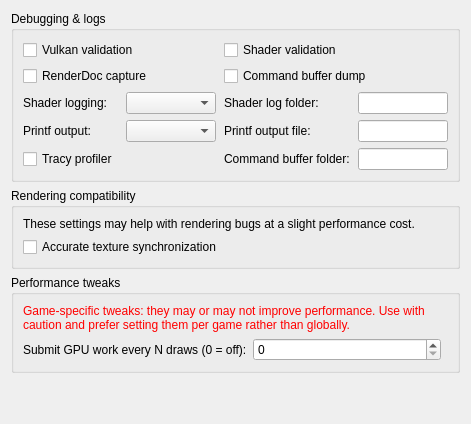
     <widget class="QWidget" name="debug_tab">
      <attribute name="title"><string>Debug</string></attribute>
      <layout class="QVBoxLayout" name="debugTabLayout">
       <item>
        <widget class="QGroupBox" name="debug_group">
         <property name="title">
          <string>Debugging &amp;&amp; logs</string>
         </property>
         <layout class="QGridLayout" name="debugLayout" columnstretch="0,1,0,1">
          <property name="horizontalSpacing"><number>8</number></property>
          <property name="verticalSpacing"><number>6</number></property>
          <item row="0" column="0" colspan="2">
           <widget class="QCheckBox" name="checkBox_vulkan_validation">
            <property name="toolTip"><string>Enable Vulkan validation layers</string></property>
            <property name="text"><string>Vulkan validation</string></property>
           </widget>
          </item>
          <item row="0" column="2" colspan="2">
           <widget class="QCheckBox" name="checkBox_shader_validation">
            <property name="toolTip"><string>Validate SPIR-V binary</string></property>
            <property name="text"><string>Shader validation</string></property>
           </widget>
          </item>
          <item row="1" column="0" colspan="2">
           <widget class="QCheckBox" name="checkBox_renderdoc_capture">
            <property name="toolTip"><string>Enable RenderDoc capture</string></property>
            <property name="text"><string>RenderDoc capture</string></property>
           </widget>
          </item>
          <item row="1" column="2" colspan="2">
           <widget class="QCheckBox" name="checkBox_cmd_dump">
            <property name="toolTip"><string>Dump command buffers</string></property>
            <property name="text"><string>Command buffer dump</string></property>
           </widget>
          </item>
          <item row="2" column="0">
           <widget class="QLabel" name="label_shader_log_direction">
            <property name="text"><string>Shader logging:</string></property>
           </widget>
          </item>
          <item row="2" column="1">
           <widget class="QComboBox" name="comboBox_shader_log_direction">
            <property name="toolTip"><string>Dump shaders to file or console window. If enabled may decrease emulator performance</string></property>
           </widget>
          </item>
          <item row="2" column="2">
           <widget class="QLabel" name="label_shader_log_folder">
            <property name="text"><string>Shader log folder:</string></property>
           </widget>
          </item>
          <item row="2" column="3">
           <widget class="MandatoryLineEdit" name="lineEdit_shader_log_folder">
            <property name="toolTip"><string>Specify directory to dump shaders</string></property>
            <property name="clearButtonEnabled"><bool>true</bool></property>
           </widget>
          </item>
          <item row="3" column="0">
           <widget class="QLabel" name="label_printf_direction">
            <property name="text"><string>Printf output:</string></property>
           </widget>
          </item>
          <item row="3" column="1">
           <widget class="QComboBox" name="comboBox_printf_direction">
            <property name="toolTip"><string>Print logs to file or console window. If enabled may decrease emulator performance</string></property>
           </widget>
          </item>
          <item row="3" column="2">
           <widget class="QLabel" name="label_printf_file">
            <property name="text"><string>Printf output file:</string></property>
           </widget>
          </item>
          <item row="3" column="3">
           <widget class="MandatoryLineEdit" name="lineEdit_printf_file">
            <property name="toolTip"><string>Specify file to dump logs</string></property>
            <property name="clearButtonEnabled"><bool>true</bool></property>
           </widget>
          </item>
          <item row="4" column="0">
           <widget class="QCheckBox" name="checkBox_profiler">
            <property name="toolTip"><string>Enable the Tracy profiler. Profiling may decrease emulator performance</string></property>
            <property name="text"><string>Tracy profiler</string></property>
           </widget>
          </item>
          <item row="4" column="2">
           <widget class="QLabel" name="label_cmd_dump_folder">
            <property name="text"><string>Command buffer folder:</string></property>
           </widget>
          </item>
          <item row="4" column="3">
           <widget class="MandatoryLineEdit" name="lineEdit_cmd_dump_folder">
            <property name="toolTip"><string>Specify directory to dump command buffers</string></property>
            <property name="clearButtonEnabled"><bool>true</bool></property>
           </widget>
          </item>
         </layout>
        </widget>
       </item>
       <item>
        <widget class="QGroupBox" name="rendering_compatibility_group">
         <property name="title"><string>Rendering compatibility</string></property>
         <layout class="QVBoxLayout" name="renderingCompatibilityLayout">
          <item>
           <widget class="QLabel" name="label_rendering_compatibility">
            <property name="text"><string>These settings may help with rendering bugs at a slight performance cost.</string></property>
            <property name="wordWrap"><bool>true</bool></property>
           </widget>
          </item>
          <item>
           <widget class="QCheckBox" name="checkBox_sync_raw_image_buffers">
            <property name="toolTip"><string>Can fix missing textures and incorrect transparency (Resident Evil 2).</string></property>
            <property name="text"><string>Accurate texture synchronization</string></property>
           </widget>
          </item>
         </layout>
        </widget>
       </item>
       <item>
        <widget class="QGroupBox" name="performance_tweaks_group">
         <property name="title"><string>Performance tweaks</string></property>
         <layout class="QVBoxLayout" name="performanceTweaksLayout">
          <item>
           <widget class="QLabel" name="label_performance_tweaks">
            <property name="styleSheet"><string>color: red;</string></property>
            <property name="text"><string>Game-specific tweaks: they may or may not improve performance. Use with caution and prefer setting them per game rather than globally.</string></property>
            <property name="wordWrap"><bool>true</bool></property>
           </widget>
          </item>
          <item>
           <layout class="QHBoxLayout" name="flushDrawsLayout">
            <item>
             <widget class="QLabel" name="label_flush_draws">
              <property name="text"><string>Submit GPU work every N draws (0 = off):</string></property>
             </widget>
            </item>
            <item>
             <widget class="QSpinBox" name="spinBox_flush_draws">
              <property name="toolTip"><string>Can lower frame time in games that send a whole frame as one command buffer, at some submit overhead.</string></property>
              <property name="maximum"><number>99999</number></property>
             </widget>
            </item>
            <item>
             <spacer name="flushDrawsSpacer">
              <property name="orientation"><enum>Qt::Horizontal</enum></property>
             </spacer>
            </item>
           </layout>
          </item>
         </layout>
        </widget>
       </item>
       <item>
        <spacer name="debugSpacer">
         <property name="orientation"><enum>Qt::Vertical</enum></property>
         <property name="sizeHint" stdset="0"><size><width>20</width><height>40</height></size></property>
        </spacer>
       </item>
      </layout>
     </widget>
